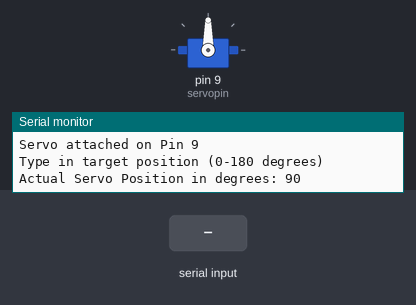
A sketch run on a simulated Arduino Uno, built with avr-gcc and run on an emulated ATmega328P. Parts: servo, the last lines printed to the serial monitor. The inputs (shaded band) are chosen by the test bench.

Above: at 1.2 s.
1.3 s: "30,150\n" received over Serial
At 3.0 s:
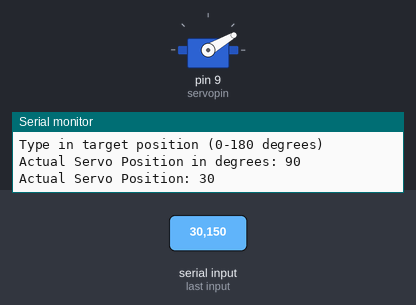
3.8 s: "5\n" received over Serial
At 5.9 s:
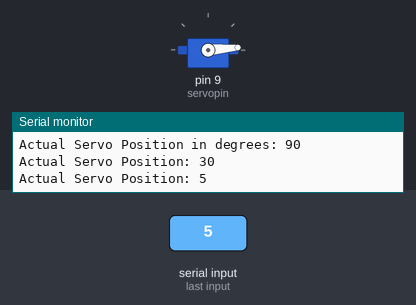
6.3 s: "90,45\n" received over Serial
At 7.9 s:
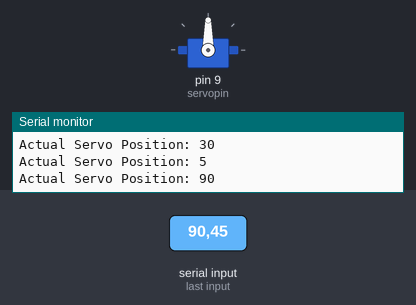
Timing chart, 0 to 9.4 s (numbered marks = the images above; inputs shaded):
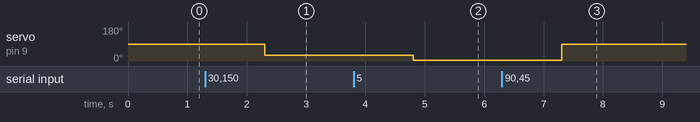

The sketch:

Serial_Servo_Control.ino
```cpp
/*
   Serial Servo Control

   by Matthias Dietrich @ Didis Maker Industries

   This sketch alows you to control any arduino-attached servo over the keyboard of your PC
   and monitor it´s actual position. This can be helpfull for calibrating your servo for instance.

   V1.00 - 14/07/2018
*/

#include <Servo.h>  // includes servo library

Servo myservo;  // create servo object to control a servo

const int servopin =  9; // constant to store desired pin which attaches the servo

String StringReceived;  // variable to store the received string from the keyboard
int pos = 90; // variable to store the servo position - this is also the starting position


void setup()
{
  myservo.attach(servopin);  // attaches the servo to the declared servopin
  Serial.begin(9600);  // sets the data rate for the serial data transmission
  Serial.println("--- Serial Servo Control ---");
  Serial.println("Servo attached on Pin " + String(servopin));
  Serial.println("Type in target position (0-180 degrees)");
  Serial.println();
  Serial.print("Actual Servo Position in degrees: " + String(pos));
  Serial.println();
}

void loop()
{
if (Serial.available() > 0)
  {
  StringReceived = Serial.readString();  // reads the serial string
  pos = StringReceived.toInt();  // converts the serial string to integer
  if (pos <= 180 && pos >= 0)  // value of pos must be between 0 and 180
    {
    myservo.write(pos);  // writes the servo position
    Serial.print("Actual Servo Position: " + String(pos)); // shows the actual servo position on the serial monitor
    Serial.println();
    }
  else
    {
    Serial.print("Target position needs to be between 0 and 180 degrees");
    Serial.println();
    }
  }
}
```

Measured:
- after the input at 1.3 s, servo on pin 9 (servopin): 90° → 30° after 1.0 s
- after the input at 3.8 s, servo on pin 9 (servopin): 30° → 5° after 1.0 s
- after the input at 6.3 s, servo on pin 9 (servopin): 5° → 90° after 1.0 s
